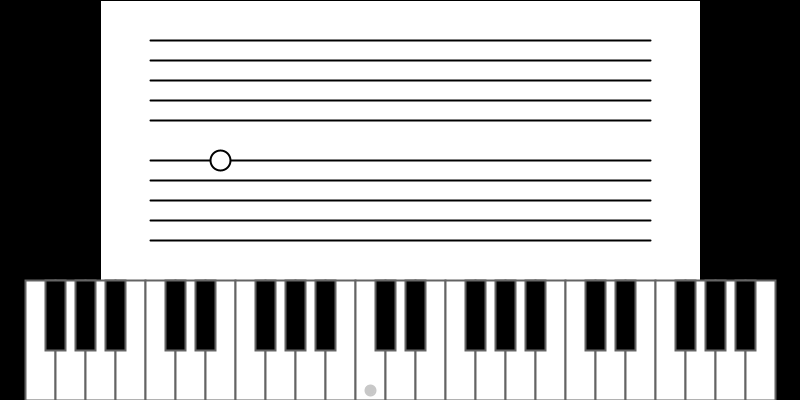
Frame 1 (no input)
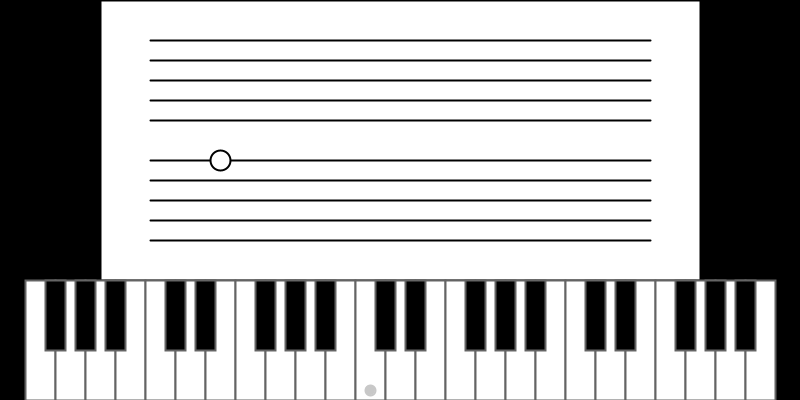
Frame 60 (the mouse pressed at the canvas centre just before this capture)
Frame 120 (the mouse held since frame 60 and released just before this capture): identical to frame 60, image omitted

The Processing sketch that drew these frames (run headless with seeded random() and noise(); from frame 60 on, the mouse is pressed at the canvas centre):

// Processing sketch: processing_128956
// ── processing_128956.pde

float note=random(24);
int y=1;

void setup(){
  size(800,400);
}

void staff(){
  fill(0);
  rect(0,0,800,280);
  fill(255);
  rect(100,0,600,280);
  stroke(0);
  strokeWeight(2);
  line(150,40,650,40);
  line(150,60,650,60);
  line(150,80,650,80);
  line(150,100,650,100);
  line(150,120,650,120);
  line(150,160,650,160);
  line(150,180,650,180);
  line(150,200,650,200);
  line(150,220,650,220);
  line(150,240,650,240);
}
void piano(){
  int x=0;
  for(int n=25;n<width-25;n=n+30){
    stroke(100);
    fill(255);
    rect(n,280,30,120);
  }
  for(int n=45;n<width-45;n=n+30){
    if(x!=3&&x!=6&&x!=10&&x!=13&&x!=17&&x!=20&&x!=24){
      stroke(100);
      fill(0);
      rect(n,280,20,70);
    }
    x=x+1;
  }
  stroke(200);
  fill(200);
  ellipse(370,390,10,10);
}
void notes(){
  note=int(note);
  stroke(0);
  fill(255);
  ellipse(y*100+120,(note+1)*10,20,20);
  if(note==13){
    line(y*100+100,(note+1)*10,y*100+140,(note+1)*10);
  }
  if(note==0){
    line(y*100+100,(note+2)*10,y*100+140,(note+2)*10);
  }
  if(note==1){
    line(y*100+100,(note+1)*10,y*100+140,(note+1)*10);
  }


}
  
  
void draw(){
  background(0);
  staff();
  piano();
  notes();
}
void newnote(){
  note=random(24);
  note=note;
  notes();
  y=y+1;
  if(y==6){y=1;}
}
void mouseClicked(){
  float notval=25-note;
  notval=40+(30*(notval-1));
  if((mouseY<400)&&(mouseY>340)&&(mouseX<notval+15)&&(mouseX>notval-15)){
    newnote();
  }
}
